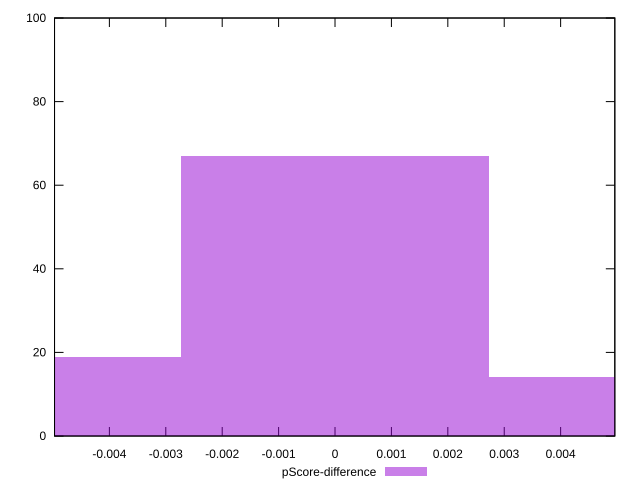

Generate this figure with gnuplot:
reset

$pScoreDifference <<EOF
0 67
0.005471254111678531 14
-0.005471254111678531 19
EOF

set key outside below
set boxwidth 0.005471254111678531
set xrange [-0.004972491081456254:0.004960660112820481]
set yrange [0:100]
set trange [0:100]
set style fill transparent solid 0.5 noborder
set terminal svg size 640, 490 enhanced background rgb 'white'
set output "report_00014_2021-02-09T15:56:05.503Z/speed-index/samples/pages+cached+noadtech/pScore-difference/histogram.svg"

plot $pScoreDifference title "pScore-difference" with boxes

reset
